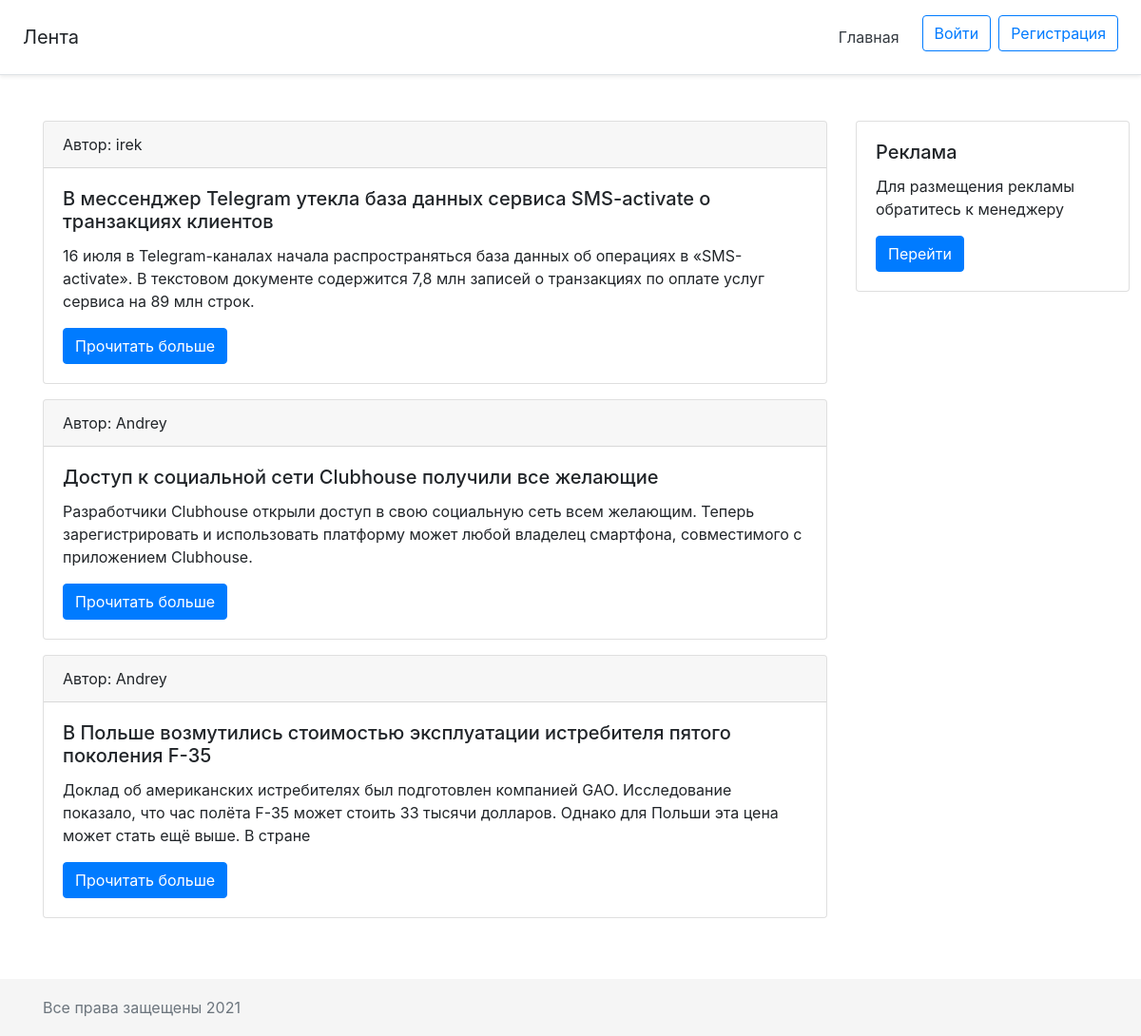
The page / on the database its author committed.
### tables this page shows
CREATE TABLE `news` (
  `id` int(11) UNSIGNED NOT NULL,
  `title` varchar(150) NOT NULL,
  `intro` varchar(200) NOT NULL,
  `text` text NOT NULL,
  `date` int(11) UNSIGNED NOT NULL,
  `author` varchar(30) NOT NULL
);

### index.php (the view, shortened to what this page needs)
<!DOCTYPE html>
<html lang="ru">
<head>
    <?php require_once 'include/head.php'; ?>
</head>
<body>
    <?php require_once 'include/header.php'; ?>
    <main class="container mt-5">
        <div class="row">
            <div class="col-md-9">
                <?php
                require_once 'config.php';
                $sql = 'SELECT * FROM `news` ORDER BY `date` DESC';
                $query = $pdo->query($sql);
                $news = $query->fetchAll(PDO::FETCH_ASSOC);
                ?>
                <?php foreach ($news as $newsAll) { ?>
                    <div class="card mb-3">
                        <div class="card-header">
                            Автор: <?= $newsAll['author']; ?>
                        </div>
                        <div class="card-body">
                            <h5 class="card-title"><?= $newsAll['title']; ?></h5>
                            <p class="card-text"><?= $newsAll['intro']; ?></p>
                            <a href="/news?id=<?= $newsAll['id']; ?>" class="btn btn-primary">Прочитать больше</a>
                        </div>
                    </div>
                <?php } ?>
            </div>
            <?php require_once 'include/aside.php'; ?>
        </div>
    </main>
    <?php require_once 'include/footer.php'; ?>
</body>
</html>

### include/head.php (shortened to what this page needs)
<link rel="stylesheet" href="https://cdn.jsdelivr.net/npm/bootstrap@4.6.0/dist/css/bootstrap.min.css">
<link rel="stylesheet" href="../css/main.css">

### include/header.php (shortened to what this page needs)
<div class="d-flex flex-column flex-md-row align-items-center p-3 px-md-4 mb-3 bg-white border-bottom shadow-sm">
    <h5 class="my-0 mr-md-auto font-weight-normal">Лента</h5>
    <nav class="my-2 my-md-0 mr-md-3">
        <a class="p-2 text-dark" href="/">Главная</a>
    </nav>
    <?php
    if ($_COOKIE['login'] == '') :
    ?>
        <a class="btn btn-outline-primary mr-2 mb-2" href="/auth">Войти</a>
        <a class="btn btn-outline-primary mb-2" href="/reg">Регистрация</a>
    <?php
    else :
    ?>
        <a class="btn btn-outline-primary mr-2 mb-2" href="/auth">Личный кабинет</a>
    <?php
    endif;
    ?>
</div>

### include/aside.php
<aside class="col-md-3">
    <div class="card" style="width: 18rem;">
        <div class="card-body">
            <h5 class="card-title">Реклама</h5>
            <p class="card-text">Для размещения рекламы обратитесь к менеджеру</p>
            <a href="#" class="btn btn-primary">Перейти</a>
        </div>
    </div>
</aside>

### include/footer.php
<footer class="footer mt-5">
    <div class="container">
        <span class="text-muted">Все права защещены 2021</span>
    </div>
</footer>

### css/main.css (style rules this page uses)
.footer { background-color: #f5f5f5; bottom: 0; width: 100%; height: 60px; line-height: 60px; }
.text-muted { color: #6c757d !important; }

### rows shown on the page
news: author "irek", title "В мессенджер Telegram утекла база данных сервиса SMS-activate о транзакциях клиентов", intro "16 июля в Telegram-каналах начала распространяться база данных об операциях в «SMS-activate». В текстовом документе содержится 7,8 млн записей о транзакциях по оплате услуг сервиса на 89 млн строк."
news: author "Andrey", title "Доступ к социальной сети Clubhouse получили все желающие", intro "Разработчики Clubhouse открыли доступ в свою социальную сеть всем желающим. Теперь зарегистрировать и использовать платформу может любой владелец смартфона, совместимого с приложением Clubhouse."
news: author "Andrey", title "В Польше возмутились стоимостью эксплуатации истребителя пятого поколения F-35", intro "Доклад об американских истребителях был подготовлен компанией GAO. Исследование показало, что час полёта F-35 может стоить 33 тысячи долларов. Однако для Польши эта цена может стать ещё выше. В стране"
